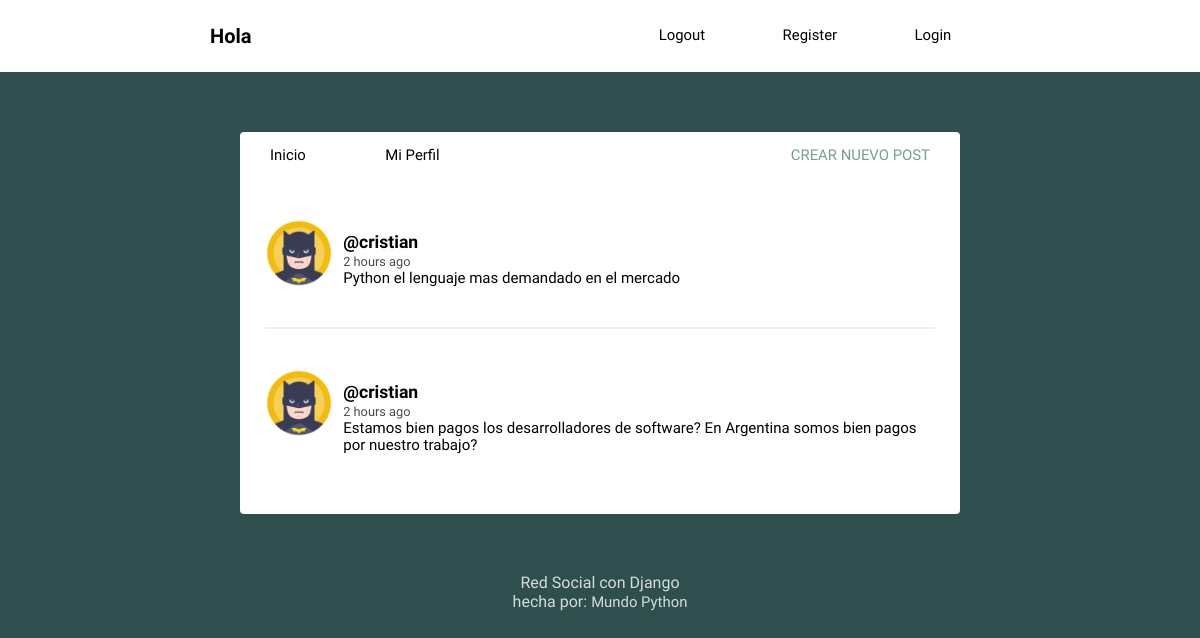
Before: / with the older database file.
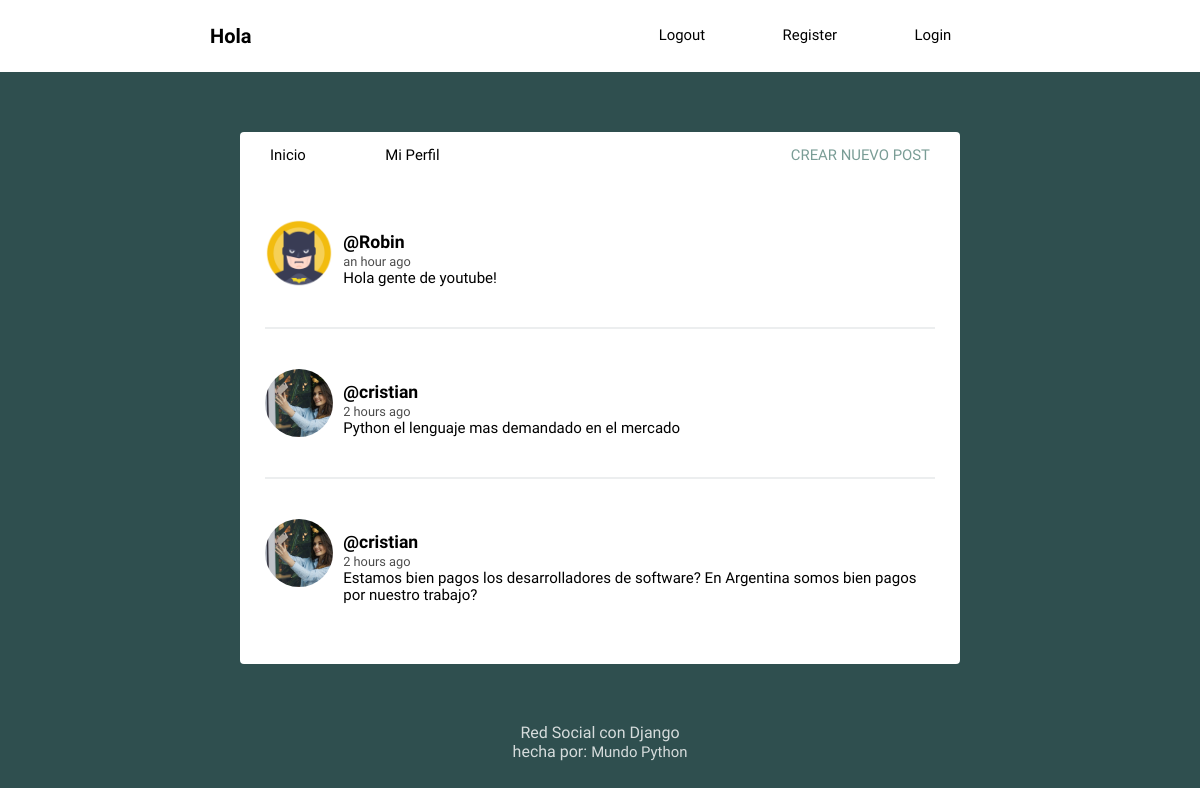
After: the same page with the newer database file.
### social/models.py (models this page shows, shortened)
class Post(models.Model):
    user=models.ForeignKey(User, on_delete=models.CASCADE, related_name='posts')
    timestamp=models.DateTimeField(default=timezone.now)
    content= models.TextField()
    class Meta:
        ordering=['-timestamp']

class Profile(models.Model):
    user=models.OneToOneField(User,on_delete=models.CASCADE)
    image = models.ImageField(default='batman.png')

### social/views.py (the view)
# urls.py: path('',views.feed,name='feed'),
def feed(request):
    posts=Post.objects.all()
    context={'posts': posts}
    return render(request, 'social/feed.html',context)

### social/templates/social/feed.html (shortened to what this page needs)
{% extends 'social/layout.html' %}
{% load humanize %}
{% block content %}
{% for post in posts %}
<article>
    <div class="container-article">
        <img src="{{post.user.profile.image.url}}">
        <div>
            <h2 class="username"><a href="#">@{{ post.user.username }}</a></h2>
            <time data-time="#">{{ post.timestamp|naturaltime }}</time>
            <div class="post">{{ post.content }}</div>
        </div>
    </div>
</article>
{% endfor %}
{% endblock %}

### social/templates/social/layout.html (shortened to what this page needs)
<!DOCTYPE html>
{% load static %}
<html>
<head>
	<link rel="stylesheet" type="text/css" href="{% static 'normalize.css' %}">
	<link rel="stylesheet" type="text/css" href="{% static 'style.css' %}">
</head>
<body>
	<header class="main-head">
		<nav class="main">
			<h1 id="logo">Hola</h1>
			<ul>
				<li><a href="#">Logout</a></li>
				<li><a href="#">Register</a></li>
				<li><a href="#">Login</a></li>
			</ul>
		</nav>
	</header>
	<div class="main">
		<nav class="second-nav">
			<a class="feed" href="#">Inicio</a>
			<a class="profile" href="#">Mi Perfil</a>
			<a class="new" href="#">Crear nuevo post</a>
		</nav>
		{% block content %}
		{% endblock content %}
	</div>
	<footer>
		<div class="row">
			<p>Red Social con Django<br>hecha por: <a href="http://www.youtube.com/mundopython">Mundo Python</a></p>
		</div>
	</footer>
</body>
</html>

### social/static/style.css (style rules this page uses)
body { background: #2F4F4F; font-size: 62.5%; font-family: 'Varela Round', Helvetica, Arial, serif; }
p { font-size: 1rem; }
img { object-fit: cover; }
.main-head { background: white; color: black; }
nav.main { min-height: 7vh; display: flex; width: 65%; margin: auto; align-items: center; padding: 0.5rem; }
nav.main ul { display: flex; flex: 1 1 40rem; justify-content: space-around; align-items: center; list-style: none; }
#logo { flex: 2 1 40rem; }
a { font-size: .93rem; text-decoration: none; color: black; }
.main { background: white; width: 60%; margin: 5% auto; border-radius: 4px; padding-bottom: 20px; }
.second-nav { display: flex; padding: 15px 30px; }
.second-nav .feed { flex: 1 1 30px; }
.second-nav .profile { flex: 1 1 30px; }
.second-nav .new { flex: 6 1 5rem; text-align: right; text-transform: uppercase; color: #7A9D96; }
article { width: 93%; margin: auto; padding: 40px 0; border-bottom: 2px solid #ECEEEF; }
.username { margin-bottom: .2rem; }
.username a { font-size: 1.1rem; }
.container-article { display: flex; }
.container-article img { height: 68px; width: 68px; margin-right: 10px; border-radius: 50%; }
article:last-child { border-bottom: 0; }
time { font-size: .8rem; opacity: .7; }
.post { font-size: .94rem; }
.profile { display: flex; align-items: center; flex-direction: column; }
footer { color: white; text-align: center; font-size: .875em; margin: 40px 0; }
footer p { opacity: .8; }
footer p a { color: white; }

Changed rows visible on the page:
added Post: user.profile.image (picture), user.username "Robin", timestamp "an hour ago", content "Hola gente de youtube!"
changed through a linked row, Post "Python el lenguaje mas demandado en el mercado": user.profile.image: a different picture
changed through a linked row, Post (number 3 of 3 on the later page): user.profile.image: a different picture
